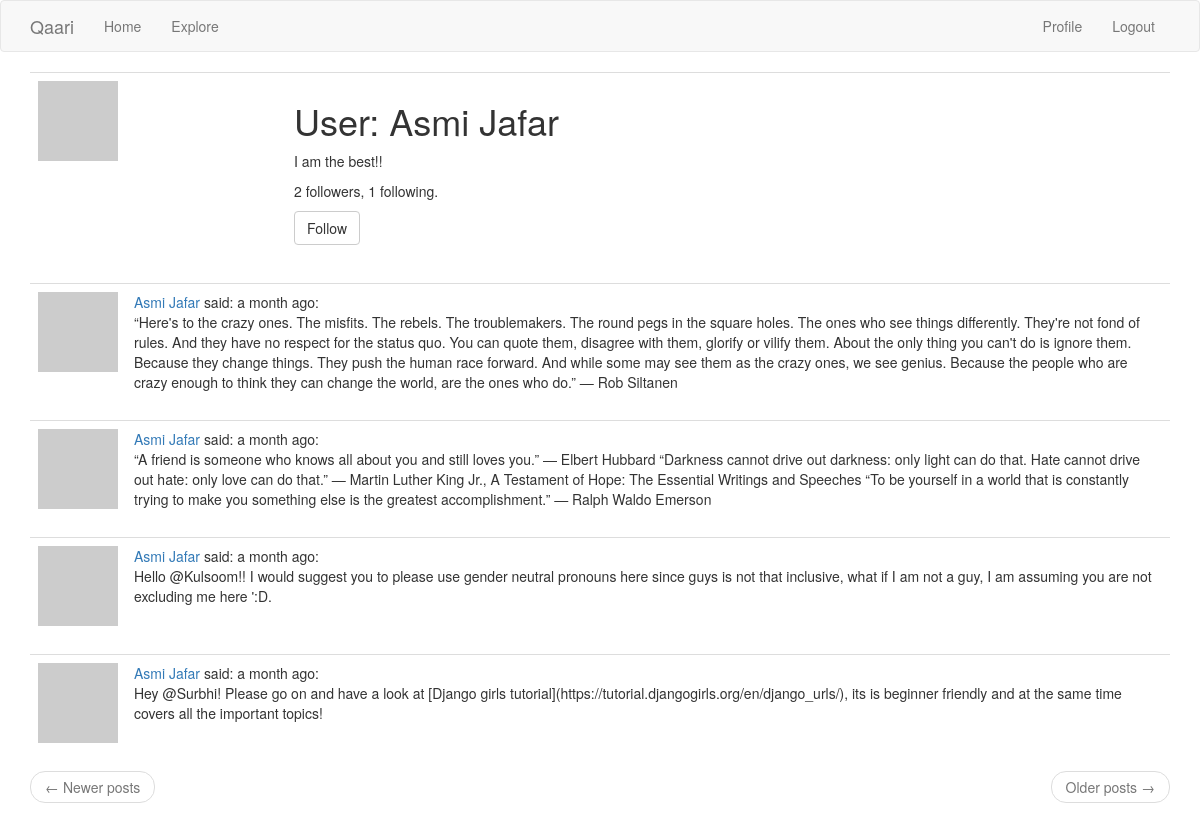
The app's page /user/Asmi Jafar (signed in) with its own data.
### app/models.py (models this page shows, shortened)
class User(UserMixin, db.Model):
    id = db.Column(db.Integer, primary_key=True)
    username = db.Column(db.String(64), index=True, unique=True)
    email = db.Column(db.String(120), index=True, unique=True)
    password_hash = db.Column(db.String(128))
    about_me = db.Column(db.String(140))
    last_seem = db.Column(db.DateTime, default=datetime.utcnow)
    posts = db.relationship('Post', backref='author', lazy='dynamic')
    followed = db.relationship(
        'User', secondary=followers,
        primaryjoin=(followers.c.follower_id == id),
        secondaryjoin=(followers.c.followed_id == id),
        backref=db.backref('followers', lazy='dynamic'), lazy='dynamic')
    def is_following(self, user):
        return self.followed.filter(
            followers.c.followed_id == user.id).count() > 0
    def avatar(self, size):
        digest = md5(self.email.lower().encode('utf-8')).hexdigest()
        return 'https://www.gravatar.com/avatar/{}?d=identicon&s={}'.format(
            digest, size)

class Post(db.Model):
    id = db.Column(db.Integer, primary_key=True)
    body = db.Column(db.String(140))
    timestamp = db.Column(db.DateTime, index=True, default=datetime.utcnow)
    user_id = db.Column(db.Integer, db.ForeignKey('user.id'))

### app/main/routes.py (the view)
@bp.route('/user/<username>')
@login_required
def user(username):
    user = User.query.filter_by(username=username).first_or_404()
    page = request.args.get('page', 1, type=int)
    posts = user.posts.order_by(Post.timestamp.desc()).paginate(
        page, current_app.config['POSTS_PER_PAGE'], False)
    next_url = url_for('main.user', username=user.username,
                       page=posts.next_num) if posts.has_next else None
    prev_url = url_for('main.user', username=user.username,
                       page=posts.prev_num) if posts.has_prev else None
    form = EmptyForm()
    return render_template('user.html', user=user, posts=posts.items,
                           next_url=next_url, prev_url=prev_url, form=form)

### app/main/forms.py
class EmptyForm(FlaskForm):
    submit = SubmitField('Submit')

### app/main/routes.py (called while the page is built)
@bp.before_app_request
def before_request():
    if current_user.is_authenticated:
        current_user.last_seen = datetime.utcnow()
        db.session.commit()

### app/models.py (called while the page is built)
@login.user_loader
def load_user(id):
    return User.query.get(int(id))

### app/templates/user.html (shortened to what this page needs)
{% extends "base.html" %}
{% block app_content %}
    <table class="table table-hover">
        <tr>
            <td width="256px"><img src="{{ user.avatar(256) }}"></td>
            <td>
                <h1>User: {{ user.username }}</h1>
                {% if user.about_me %}<p>{{ user.about_me }}</p>{% endif %}
                <p>{{ user.followers.count() }} followers, {{ user.followed.count() }} following.</p>
                {% if user == current_user %}
                <p><a href="{{ url_for('main.edit_profile') }}">Edit your profile</a></p>
                {% elif not current_user.is_following(user) %}
                <p>
                    <form action="{{ url_for('main.follow', username=user.username) }}" method="post">
                        {{ form.submit(value='Follow', class_='btn btn-default') }}
                    </form>
                </p>
                {% endif %}
            </td>
        </tr>
    </table>
    {% for post in posts %}
        {% include '_post.html' %}
    {% endfor %}
    <nav aria-label="...">
        <ul class="pager">
            <li class="previous{% if not prev_url %} disabled{% endif %}">
                <a href="{{ prev_url or '#' }}">
                    <span aria-hidden="true">&larr;</span> Newer posts
                </a>
            </li>
            <li class="next{% if not next_url %} disabled{% endif %}">
                <a href="{{ next_url or '#' }}">
                    Older posts <span aria-hidden="true">&rarr;</span>
                </a>
            </li>
        </ul>
    </nav>
{% endblock %}

### app/templates/_post.html
    <table class="table table-hover">
        <tr>
            <td width="70px">
                <a href="{{ url_for('main.user', username=post.author.username) }}">
                    <img src="{{ post.author.avatar(70) }}" />
                </a>
            </td>
            <td>
                <a href="{{ url_for('main.user', username=post.author.username) }}">
                    {{ post.author.username }}
                </a>
                said: {{ moment(post.timestamp).fromNow() }}:
                <br>
                <span id="post{{ post.id }}">{{ post.body }}</span>
            </td>
        </tr>
    </table>

### records on screen
User: username "Asmi Jafar", about_me "I am the best!!"
Post: author.username "Asmi Jafar", timestamp "a month ago", body "“Here's to the crazy ones. The misfits. The rebels. The troublemakers. The round pegs in the square holes. The ones who see things differently. They're not fond of rules. And they have no respect for the status quo. You can quote them, disagree with them, glorify or vilify them. About the only thing you can't do is ignore them. Because they change things. They push the human race forward. And while some may see them as the crazy ones, we see genius. Because the people who are crazy enough to think they can change the world, are the ones who do.” ― Rob Siltanen"
Post: author.username "Asmi Jafar", timestamp "a month ago", body "“A friend is someone who knows all about you and still loves you.” ― Elbert Hubbard “Darkness cannot drive out darkness: only light can do that. Hate cannot drive out hate: only love can do that.” ― Martin Luther King Jr., A Testament of Hope: The Essential Writings and Speeches “To be yourself in a world that is constantly trying to make you something else is the greatest accomplishment.” ― Ralph Waldo Emerson"
Post: author.username "Asmi Jafar", timestamp "a month ago", body "Hello @Kulsoom!! I would suggest you to please use gender neutral pronouns here since guys is not that inclusive, what if I am not a guy, I am assuming you are not excluding me here ':D."
Post: author.username "Asmi Jafar", timestamp "a month ago", body "Hey @Surbhi! Please go on and have a look at [Django girls tutorial](https://tutorial.djangogirls.org/en/django_urls/), its is beginner friendly and at the same time covers all the important topics!"

### other values on screen
{{ user.followers.count() }} "2"
{{ user.followed.count() }} "1"
